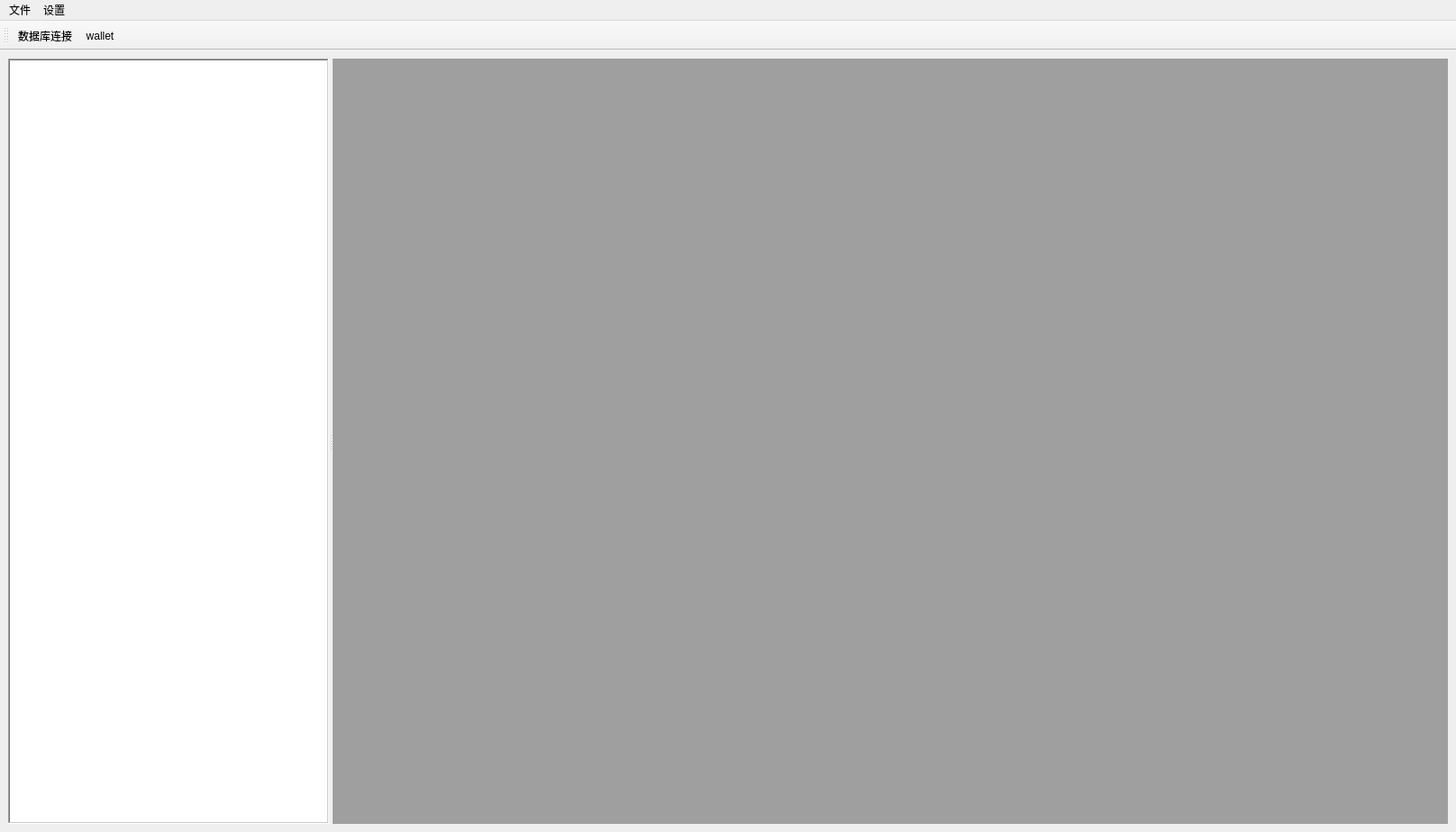
<?xml version="1.0" encoding="UTF-8"?>
<ui version="4.0">
 <class>MainWindow</class>
 <widget class="QMainWindow" name="MainWindow">
  <property name="geometry">
   <rect>
    <x>0</x>
    <y>0</y>
    <width>1615</width>
    <height>923</height>
   </rect>
  </property>
  <property name="windowTitle">
   <string>主页</string>
  </property>
  <property name="windowIcon">
   <iconset>
    <normaloff>C:/Users/jianjianjianjian/Desktop/jian.png</normaloff>C:/Users/jianjianjianjian/Desktop/jian.png</iconset>
  </property>
  <widget class="QWidget" name="centralwidget">
   <layout class="QVBoxLayout" name="verticalLayout">
    <item>
     <widget class="QSplitter" name="splitter">
      <property name="orientation">
       <enum>Qt::Horizontal</enum>
      </property>
      <widget class="QTreeWidget" name="opTree">
       <property name="sizePolicy">
        <sizepolicy hsizetype="Expanding" vsizetype="Expanding">
         <horstretch>3</horstretch>
         <verstretch>0</verstretch>
        </sizepolicy>
       </property>
       <property name="minimumSize">
        <size>
         <width>0</width>
         <height>0</height>
        </size>
       </property>
       <property name="frameShape">
        <enum>QFrame::WinPanel</enum>
       </property>
       <property name="frameShadow">
        <enum>QFrame::Sunken</enum>
       </property>
       <property name="lineWidth">
        <number>10</number>
       </property>
       <property name="columnCount">
        <number>1</number>
       </property>
       <attribute name="headerVisible">
        <bool>false</bool>
       </attribute>
       <attribute name="headerStretchLastSection">
        <bool>true</bool>
       </attribute>
       <column>
        <property name="text">
         <string notr="true">1</string>
        </property>
       </column>
      </widget>
      <widget class="QMdiArea" name="mdiArea">
       <property name="sizePolicy">
        <sizepolicy hsizetype="Expanding" vsizetype="Expanding">
         <horstretch>5</horstretch>
         <verstretch>0</verstretch>
        </sizepolicy>
       </property>
       <property name="lineWidth">
        <number>10</number>
       </property>
      </widget>
     </widget>
    </item>
   </layout>
  </widget>
  <widget class="QMenuBar" name="menubar">
   <property name="geometry">
    <rect>
     <x>0</x>
     <y>0</y>
     <width>1615</width>
     <height>26</height>
    </rect>
   </property>
   <widget class="QMenu" name="menu">
    <property name="title">
     <string>文件</string>
    </property>
   </widget>
   <widget class="QMenu" name="menu_5">
    <property name="title">
     <string>设置</string>
    </property>
    <addaction name="action_wallet"/>
    <addaction name="action_connection"/>
   </widget>
   <addaction name="menu"/>
   <addaction name="menu_5"/>
  </widget>
  <widget class="QToolBar" name="toolBar">
   <property name="windowTitle">
    <string>toolBar</string>
   </property>
   <attribute name="toolBarArea">
    <enum>TopToolBarArea</enum>
   </attribute>
   <attribute name="toolBarBreak">
    <bool>false</bool>
   </attribute>
   <addaction name="action_connection"/>
   <addaction name="action_wallet"/>
  </widget>
  <action name="act_version">
   <property name="text">
    <string>版本号</string>
   </property>
  </action>
  <action name="act_exit">
   <property name="icon">
    <iconset>
     <normaloff>images/exit.png</normaloff>
     <selectedon>C:/Users/jianjianjianjian/.designer/backup/images/exit.png</selectedon>images/exit.png</iconset>
   </property>
   <property name="text">
    <string>退出</string>
   </property>
  </action>
  <action name="action_wallet">
   <property name="icon">
    <iconset>
     <normaloff>images/wallet.png</normaloff>images/wallet.png</iconset>
   </property>
   <property name="text">
    <string>wallet</string>
   </property>
  </action>
  <action name="action_connection">
   <property name="icon">
    <iconset>
     <normaloff>images/database.jpg</normaloff>images/database.jpg</iconset>
   </property>
   <property name="text">
    <string>数据库连接</string>
   </property>
  </action>
  <action name="actionbiance">
   <property name="text">
    <string>biance</string>
   </property>
  </action>
  <action name="actiongate">
   <property name="text">
    <string>gate</string>
   </property>
  </action>
  <action name="actionupbit">
   <property name="text">
    <string>upbit</string>
   </property>
  </action>
  <action name="action_pancake">
   <property name="text">
    <string>pancake</string>
   </property>
  </action>
  <action name="actionsushiswap">
   <property name="text">
    <string>sushiswap</string>
   </property>
  </action>
  <action name="actionuniswap">
   <property name="text">
    <string>uniswap</string>
   </property>
  </action>
  <action name="actionvalk">
   <property name="text">
    <string>valk</string>
   </property>
  </action>
  <action name="actionzapper">
   <property name="text">
    <string>zapper</string>
   </property>
  </action>
  <action name="actionparaswap">
   <property name="text">
    <string>paraswap</string>
   </property>
  </action>
 </widget>
 <resources/>
 <connections/>
</ui>
